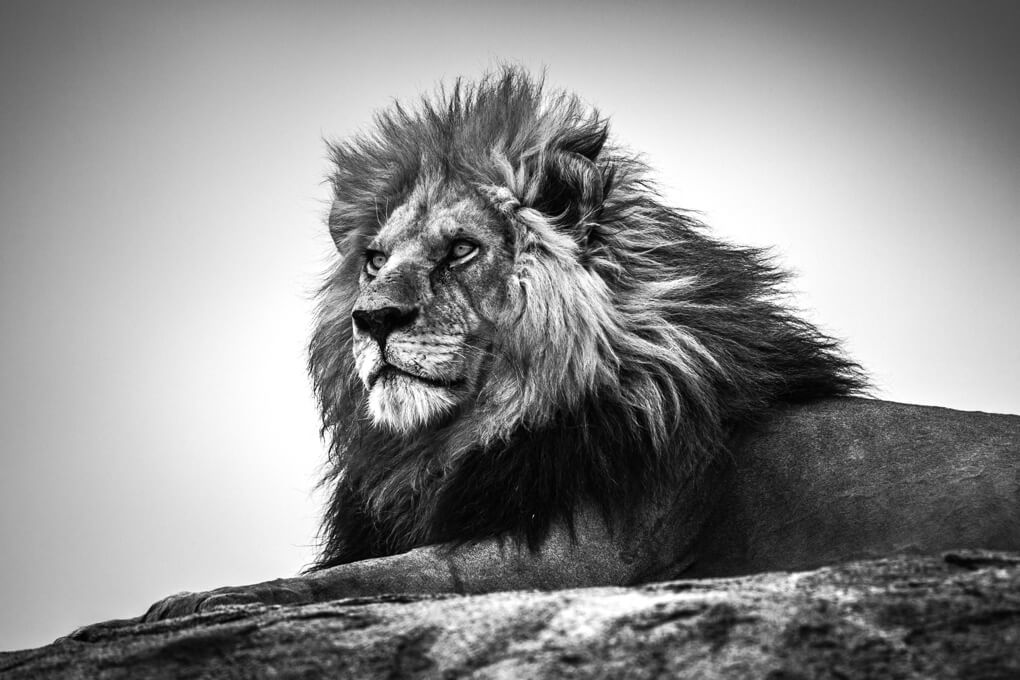
#> input picture Gaussian Blur/lion.pgm, 1020 x 680 px
$ python GaussianBlurSerial.py
#> lines starting #> are read from the running program, lines starting #| are printed output that depends on the picture
import numpy as np
from numpy import array
from PIL import Image
import datetime
import imageio
import numpy as np
import matplotlib.pyplot as plt
import matplotlib.image as mpimg

def rgb_to_gray(img):
    grayImage = np.zeros(img.shape)
    R = np.array(img[:, :, 0])
    G = np.array(img[:, :, 1])
    B = np.array(img[:, :, 2])

    R = (R *.299)
    G = (G *.587)
    B = (B *.114)

    Avg = (R+G+B)
    grayImage = img.copy()

    for i in range(3):
        grayImage[:,:,i] = Avg

    return grayImage

a = datetime.datetime.now()
face = imageio.imread('lion.pgm')
#> face is the input picture: shape (680, 1020); min 0, max 255, mean 140.7

# [8 lines of commented-out code are left out]

print(face.shape)
#| (680, 1020)

convx = array([[1/16, 2/16, 1/16],
               [2/16, 4/16, 2/16],
               [1/16, 2/16, 1/16]])
l = face.shape[0]
#> l = 680
b = face.shape[1]
#> b = 1020
padded = np.zeros((l+2, b+2))
for i in range(0, l):
    for j in range(0, b):
        padded[i+1][j+1] = face[i][j]
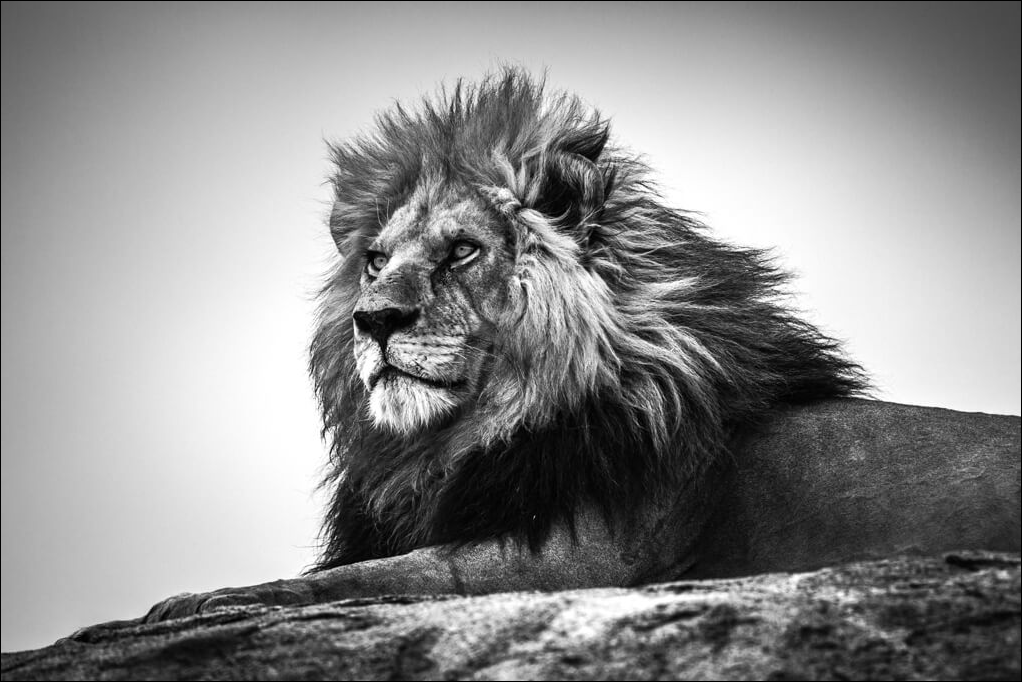
#> padded: shape (682, 1022) float64; min 0, max 255, mean 140


res = np.zeros((l, b), dtype='uint8')
i = None
j = None

for i in range(1, l+1):
    for j in range(1, b+1):
        res[i-1][j-1] = (convx[0][0]*padded[i-1][j-1] + convx[0][1]*padded[i-1][j]+convx[0][2]*padded[i-1][j+1] +
                         convx[1][0]*padded[i][j-1]+convx[1][1]*padded[i][j] + convx[1][2]*padded[i][j+1] +
                         convx[2][0]*padded[i+1][j-1] + convx[2][1]*padded[i+1][j] + convx[2][2]*padded[i+1][j+1])


img = Image.fromarray(res)
img.save('GBS.png')
b = datetime.datetime.now()
print(b-a)

# [7 lines of commented-out code are left out]
